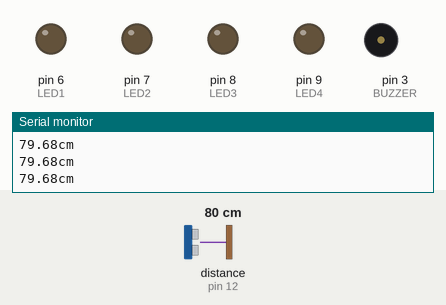
A sketch run on a simulated Arduino Uno, built with avr-gcc and run on an emulated ATmega328P. On the bench: output pins drawn as LEDs (lit = HIGH), buzzer (waves = sounding), the last lines printed to the serial monitor. Wiring (inferred from the names in the program): ultrasonic range finder: trigger pin 11; echo pin 12. The test bench sets the inputs (shaded band); at power-on: distance to the obstacle (sensor on pin 12) 80 cm. The echo pulse lasts 58.3 µs per cm; pins used as bus, display or sensor lines are not drawn.

Above: at 1.3 s.
1.4 s: distance to the obstacle (sensor on pin 12) set to 33 cm
3.2 s: distance to the obstacle (sensor on pin 12) set to 28 cm
At 4.3 s:
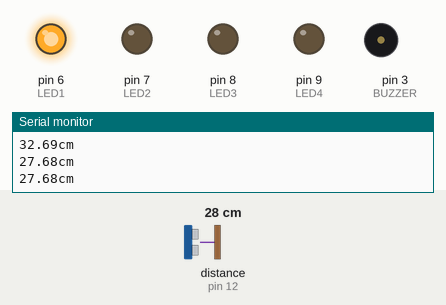
6.2 s: distance to the obstacle (sensor on pin 12) set to 23 cm
9.2 s: distance to the obstacle (sensor on pin 12) set to 18 cm
At 10.36 s:
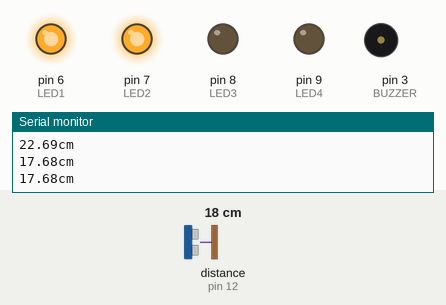
At 11.11 s:
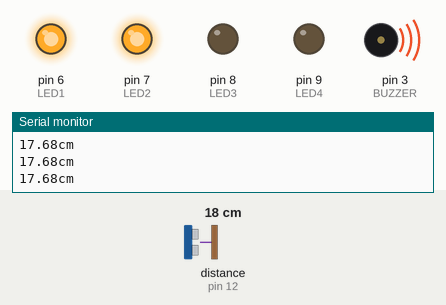
12.2 s: distance to the obstacle (sensor on pin 12) set to 12 cm
15.2 s: distance to the obstacle (sensor on pin 12) set to 9 cm
At 16.4 s:
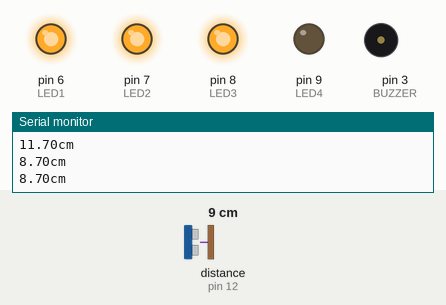
Timing chart, 0 to 19.2 s (numbered marks = the images above; inputs shaded):
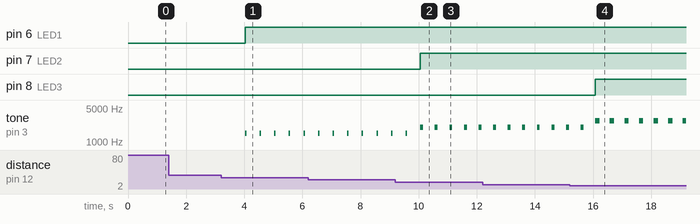

Measured:
- the behaviour switches between 31 and 30 cm on distance to the obstacle (sensor on pin 12) (found by bisection; images 0 and 1)
- the behaviour switches between 21 and 20 cm on distance to the obstacle (sensor on pin 12) (found by bisection; images 1 and 2)
- the behaviour switches between 11 and 10 cm on distance to the obstacle (sensor on pin 12) (found by bisection; images 3 and 4)
- after the input at 3.2 s, pin 6 (LED1): LOW → HIGH after 0.83 s; tone on pin 3 (BUZZER): alternates 1500 Hz for 0.05 s and silent for 0.45 s, starting after 0.83 s
- after the input at 9.2 s, pin 7 (LED2): LOW → HIGH after 0.86 s
- after the input at 15.2 s, pin 8 (LED3): LOW → HIGH after 0.88 s

The sketch:

radar.ino
```cpp
// Pinos usados
#define LED1 6
#define LED2 7
#define LED3 8
#define LED4 9
#define TRIGGER 11
#define ECHO 12
#define BUZZER 3

// Constantes utilizadas
const float som = 34300.0; // Velocidade do som em cm/s
const float limite1 = 30.0; // Limites de distância em cm
const float limite2 = 20.0;
const float limite3 = 10.0;
const float limite4 = 5.0;

void setup() {

// Inicie a comunicação Serial a 9600bps
Serial.begin(9600);

// Modo de entrada / saída do pino
pinMode(LED1, OUTPUT);
pinMode(LED2, OUTPUT);
pinMode(LED3, OUTPUT);
pinMode(LED4, OUTPUT);
pinMode(ECHO, INPUT);
pinMode(TRIGGER, OUTPUT);
pinMode(BUZZER, OUTPUT);

// Função que desliga os LEDs
desligarLEDs();

}

void loop() {

// Inicializa o sensor ultrassônico
inicializarTrigger();

// Obtenha a distância
float distancia = calcularDistancia ();

// Desligar os LEDs
desligarLEDs();

// Alerta se estiver dentro da zona de perigo
if (distancia < limite1){
// Dispara os alertas
alertas(distancia);
}

}

// Função de desligar os LEDs
void desligarLEDs()
{
digitalWrite(LED1, LOW);
digitalWrite(LED2, LOW);
digitalWrite(LED3, LOW);
digitalWrite(LED4, LOW);
}

// Verifique se algum alerta visual ou sonoro é necessário
void alertas (float distancia){

// Se a distância estiver entre o limite1 e o limite2
if (distancia < limite1 && distancia >= limite2){

// Ligue o LED 1
digitalWrite(LED1, HIGH);
tone(BUZZER, 1500, 50);
}

// Se a distância estiver entre o limite2 e o limite3
else if (distancia < limite2 && distancia >= limite3){

// Ligue o LED 2
digitalWrite(LED1, HIGH);
digitalWrite(LED2, HIGH);
tone(BUZZER, 2000, 100);
}

// Se a distância estiver entre o limite3 e o limite4
else if (distancia < limite3 && distancia >= limite4){

// Ligue o LED 3
digitalWrite(LED1, HIGH);
digitalWrite(LED2, HIGH);
digitalWrite(LED3, HIGH);
tone(BUZZER, 2750, 150);
}

// Se a distância for menor que o limite4
else if (distancia < limite4){

// Ligue o LED 4
digitalWrite(LED1, HIGH);
digitalWrite(LED2, HIGH);
digitalWrite(LED3, HIGH);
digitalWrite(LED4, HIGH);
tone(BUZZER, 3000, 200);
}
}

// Função usada para calcular a distância entre o som e o objeto
float calcularDistancia(){
unsigned long time = pulseIn(ECHO, HIGH);
float distancia = time* 0.000001 * som / 2.0;
Serial.print(distancia);
Serial.print("cm");
Serial.println();
delay(500);
return distancia;
}

// Função usada para inicializar o Trigger
void inicializarTrigger(){
digitalWrite(TRIGGER, LOW);
delayMicroseconds(2);
digitalWrite(TRIGGER, HIGH);
delayMicroseconds(10);
digitalWrite(TRIGGER, LOW);
}
```
